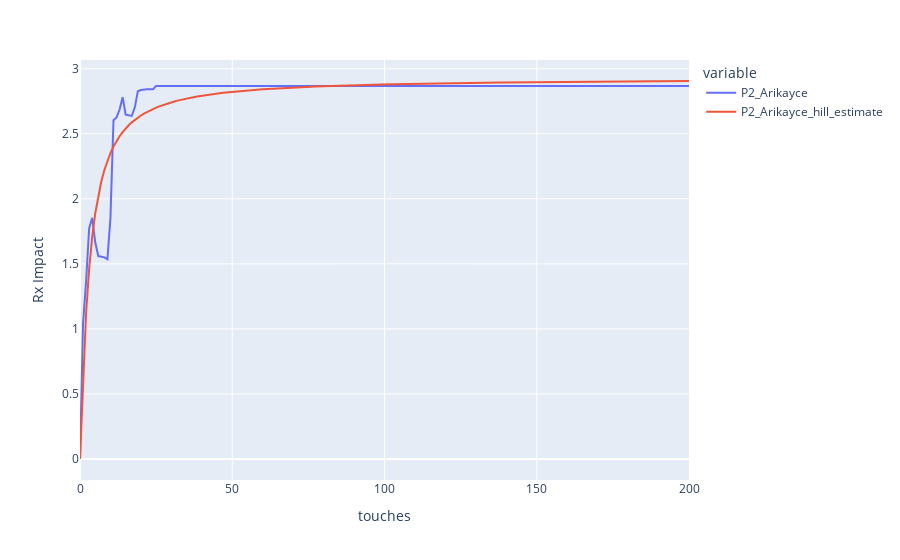

This figure's notebook cell:
### Code cell
response_curves.plot(channel2['resp_df'], 'touches', ['P2_Arikayce', 'P2_Arikayce_hill_estimate'])

### Figure 1 — Plotly figure (JSON) as saved in the notebook; plotly's stock layout.template omitted (floating-point values rounded to 4 significant figures; data arrays with more than 128 entries replaced by an {"elided": "..."} marker saying what was removed)
{"data": [{"hovertemplate": "variable=P2_Arikayce<br>touches=%{x}<br>value=%{y}<extra></extra>", "legendgroup": "P2_Arikayce", "line": {"color": "#636efa", "dash": "solid"}, "marker": {"symbol": "circle"}, "mode": "lines", "name": "P2_Arikayce", "orientation": "v", "showlegend": true, "type": "scatter", "x": {"elided": "201 int values"}, "xaxis": "x", "y": {"elided": "201 float values"}, "yaxis": "y"}, {"hovertemplate": "variable=P2_Arikayce_hill_estimate<br>touches=%{x}<br>value=%{y}<extra></extra>", "legendgroup": "P2_Arikayce_hill_estimate", "line": {"color": "#EF553B", "dash": "solid"}, "marker": {"symbol": "circle"}, "mode": "lines", "name": "P2_Arikayce_hill_estimate", "orientation": "v", "showlegend": true, "type": "scatter", "x": {"elided": "201 int values"}, "xaxis": "x", "y": {"elided": "201 float values"}, "yaxis": "y"}], "layout": {"legend": {"title": {"text": "variable"}, "tracegroupgap": 0}, "margin": {"t": 60}, "xaxis": {"anchor": "y", "domain": [0, 1], "title": {"text": "touches"}}, "yaxis": {"anchor": "x", "domain": [0, 1], "title": {"text": "Rx Impact"}}}}
